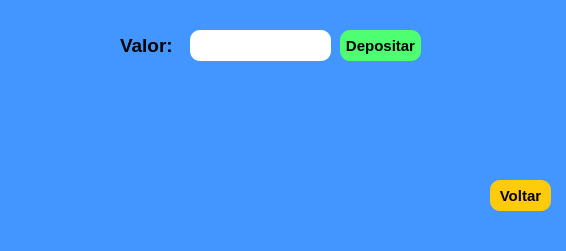
<?xml version="1.0" encoding="UTF-8"?>
<ui version="4.0">
 <class>MainWindow</class>
 <widget class="QMainWindow" name="MainWindow">
  <property name="geometry">
   <rect>
    <x>0</x>
    <y>0</y>
    <width>566</width>
    <height>251</height>
   </rect>
  </property>
  <property name="windowTitle">
   <string>MainWindow</string>
  </property>
  <property name="styleSheet">
   <string notr="true">background-color: rgb(67, 149, 255) </string>
  </property>
  <widget class="QWidget" name="centralwidget">
   <widget class="QLabel" name="label_2">
    <property name="geometry">
     <rect>
      <x>120</x>
      <y>30</y>
      <width>61</width>
      <height>31</height>
     </rect>
    </property>
    <property name="font">
     <font>
      <pointsize>14</pointsize>
      <weight>75</weight>
      <bold>true</bold>
     </font>
    </property>
    <property name="text">
     <string>Valor:</string>
    </property>
   </widget>
   <widget class="QLineEdit" name="lineEdit">
    <property name="geometry">
     <rect>
      <x>190</x>
      <y>30</y>
      <width>141</width>
      <height>31</height>
     </rect>
    </property>
    <property name="styleSheet">
     <string notr="true">background-color: white;
border-radius: 10px;</string>
    </property>
   </widget>
   <widget class="QPushButton" name="pushButton_8">
    <property name="geometry">
     <rect>
      <x>340</x>
      <y>30</y>
      <width>81</width>
      <height>31</height>
     </rect>
    </property>
    <property name="font">
     <font>
      <pointsize>11</pointsize>
      <weight>75</weight>
      <bold>true</bold>
     </font>
    </property>
    <property name="styleSheet">
     <string notr="true">background-color:rgb(78, 255, 113);
border-radius: 10px;
</string>
    </property>
    <property name="text">
     <string>Depositar</string>
    </property>
   </widget>
   <widget class="QPushButton" name="pushButton_9">
    <property name="geometry">
     <rect>
      <x>490</x>
      <y>180</y>
      <width>61</width>
      <height>31</height>
     </rect>
    </property>
    <property name="font">
     <font>
      <pointsize>11</pointsize>
      <weight>75</weight>
      <bold>true</bold>
     </font>
    </property>
    <property name="styleSheet">
     <string notr="true">background-color:rgb(255, 203, 12);
border-radius: 10px;
</string>
    </property>
    <property name="text">
     <string>Voltar</string>
    </property>
   </widget>
  </widget>
  <widget class="QMenuBar" name="menubar">
   <property name="geometry">
    <rect>
     <x>0</x>
     <y>0</y>
     <width>566</width>
     <height>21</height>
    </rect>
   </property>
  </widget>
  <widget class="QStatusBar" name="statusbar"/>
 </widget>
 <resources/>
 <connections/>
</ui>
